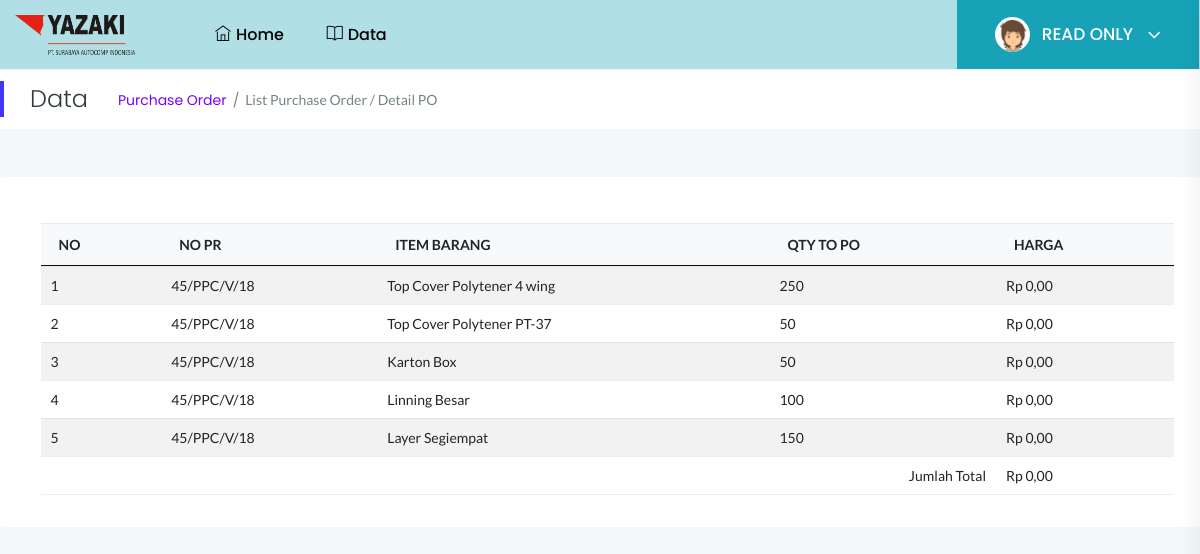
/index.php/Read_only/detailItem_Po/300, run on the app's committed database.
### tables this page shows
CREATE TABLE `bayangan` (
  `id_bayangan` int(11) NOT NULL,
  `id_po` int(11) NOT NULL,
  `id_pr` int(11) NOT NULL,
  `id_item` int(11) NOT NULL,
  `no_pr` varchar(99) NOT NULL,
  `item` varchar(99) NOT NULL,
  `qty` int(11) NOT NULL,
  `unit` varchar(10) NOT NULL,
  `harga` int(11) NOT NULL,
  `konfirmasi` varchar(5) NOT NULL,
  `invoice` varchar(5) NOT NULL,
  `remarks` varchar(255) NOT NULL,
  `status_datang` int(11) NOT NULL
);

### application/controllers/Read_only.php (called while the page is built, shortened)
<?php
class Read_only extends CI_Controller {
	public function __construct()
	{
		$this->load->model('Read_onlyModel');
			$this->load->model('Purch_reqModel');
					$this->load->model('PoModel');
					$this->load->model('QrModel');
		 $this->load->helper('url','form','download');
		  $this->load->library('Excel','upload');
	}
public function detailItem_Po($id){
      $data['brg']= $this->PoModel->getItemPo($id);
        $data['id']= $id;
        $this->load->view('read_only/header');
        $this->load->view('read_only/detail_itemPo',$data);
}
}

### index.php (called while the page is built, shortened)
<?php
require_once BASEPATH.'core/CodeIgniter.php';

### application/models/PoModel.php (called while the page is built, shortened)
<?php
class PoModel extends CI_Model {
    public function getItemPo($id){
        $this->db->select('bayangan.*, po.supplier as supplier');
        $this->db->from('bayangan');
        $this->db->join('po','po.id_po = bayangan.id_po');
        $this->db->where('bayangan.id_po', $id);
         $query = $this->db->get();
           $results=array();
            if($query->num_rows() > 0){
            return $query->result();
            }else{
            return $results;
            }
    }
}

### application/views/read_only/detail_itemPo.php (the view, shortened to what this page needs)
 <div class="page-title-area">
                <div class="row align-items-center">
                    <div class="col-sm-6">
                        <div class="breadcrumbs-area clearfix" style="padding-top: 15px;padding-bottom: 15px">
                            <h4 class="page-title pull-left">Data</h4>
                            <ul class="breadcrumbs pull-left">
                                <li><a href="#">Purchase Order</a></li>
                                <li><span>list purchase order /</span></li>
                                <li><span>Detail PO</span></li>
                            </ul>
                    </div>
                </div>
            </div>
        </div>
            <div class="main-content-inner">
                <div class="row">
                    <div class="col-12 mt-5">
                        <div class="card">
                            <div  style="padding-top: 15px;padding-left: 15px">
                            <div class="card-body">
                                <div>
                                <table cellpadding="0" cellspacing="0" border="0" class="table table-striped" id="dataTablesss">
                                        <thead class="bg-light text-capitalize">
                                            <tr>
                                                <th>NO</th>
                                                <th>NO PR</th>
                                             <th>ITEM BARANG</th>
                                                <th>QTY TO PO</th>
                                                <th>HARGA</th>
                                            </tr>
                                        </thead>
                                        <tbody>
                                        <?php $no=1; $hasil_rupiah="Rp 0" ;$jumlah=0; foreach ($brg as $key) {
                                          ?>
                                            <tr>
                                                <td><?php echo $no; ?></td>
                                                <td><?php echo $key->no_pr;?></td>
                                                <td><?php echo $key->item;?></td>
                                                <td><?php echo $key->qty;?></td>
                                                <td><?php echo "Rp " . number_format($key->harga,2,',','.');?> </td>
                                                <?php $jumlah+= ($key->qty * $key->harga);
                                                  $hasil_rupiah = "Rp " . number_format($jumlah,2,',','.');?>
                                            </tr>
                                            <?php $no++;}?>
                                            <tr>
                                              <td colspan="4" align="right">Jumlah Total</td>
                                              <td colspan="2"><?php echo $hasil_rupiah; ?></td>
                                            </tr>
                                       </tbody>
                                    </table>
                                </div>
                            </div>
                        </div>
                    </div>
                </div>
            </div>
        </div>
</body>
</html>

### assets/css/styles.css (style rules this page uses)
.card { border: none; border-radius: 4px; background-color: #fff; -webkit-transition: all 0.3s ease 0s; transition: all 0.3s ease 0s; }
.card-body { padding: 25.6px; padding: 1.6rem; }
.main-content-inner { padding: 0 30px 50px; }
.body-bg { background: #F3F8FB; }
.horizontal-main-wrapper .main-content-inner { padding: 0 0 50px; }
.page-title-area { padding: 0 30px; background: #fff; position: relative; }
.page-title-area:before { content: ''; position: absolute; left: 0; top: 50%; width: 4px; height: 36px; background: var(--primary-color); -webkit-transform: translateY(-50%); transform: translateY(-50%); }
.page-title { font-size: 24px; font-weight: 300; color: #313b3d; letter-spacing: 0; margin-right: 30px; }
ul.breadcrumbs { margin-top: 4px; }
.breadcrumbs li { display: inline-block; }
.breadcrumbs li a, .breadcrumbs li span { display: block; font-size: 14px; font-weight: 400; color: #7801ff; letter-spacing: 0; margin-right: 16px; position: relative; }
.breadcrumbs li a:before { content: '/'; color: #768387; position: absolute; right: -13px; top: 0; }
.breadcrumbs li span { margin-right: 0; color: #768387; text-transform: capitalize; }
table tr th { border-bottom: none; }
table tr th, table tr td { border-top: 1px solid rgba(120, 130, 140, 0.13) !important; }
table.dataTable.no-footer { border-bottom: 1px solid rgba(120, 130, 140, 0.13) !important; }
table.dataTable thead th, table.dataTable thead td { border-bottom-color: transparent; }

### assets/css/responsive.css (style rules this page uses)
@media (min-width: 1200px) and (max-width: 1364px) { .main-content-inner { padding: 0 15px 50px; } }

### data on the page
bayangan: no_pr "45/PPC/V/18", item "Top Cover Polytener 4 wing", qty "250", harga "0,00"
bayangan: no_pr "45/PPC/V/18", item "Top Cover Polytener PT-37", qty "50", harga "0,00"
bayangan: no_pr "45/PPC/V/18", item "Karton Box", qty "50", harga "0,00"
bayangan: no_pr "45/PPC/V/18", item "Linning Besar", qty "100", harga "0,00"
bayangan: no_pr "45/PPC/V/18", item "Layer Segiempat", qty "150", harga "0,00"

### other printed values
$hasil_rupiah "Rp 0,00"
